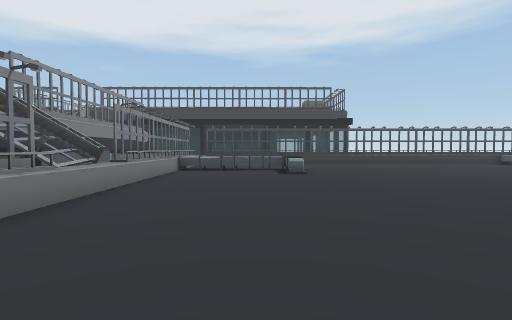
View 1 (above)

17 first-person views from a walk through a 3-D level made in the Unity game engine. The camera is 1.2 m above the floor, tilts 2° down and sees 80° across. The floor is counted in squares, 2 m on a side. Each view is taken from the middle of a square. On the plan, view 1 faces up. The plan holds only what a view shows up to about 9 squares ahead; the rest is blank. The place goes on beyond the plan. The player is left out.

View 2
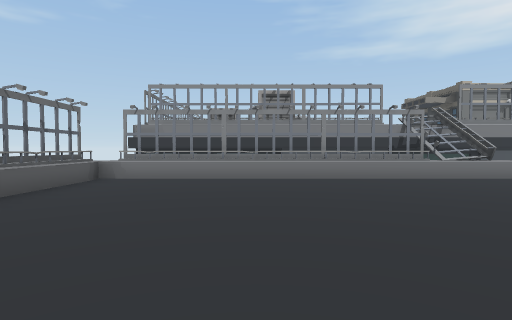

View 3
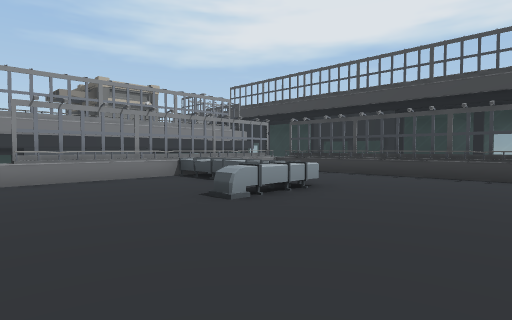

View 4
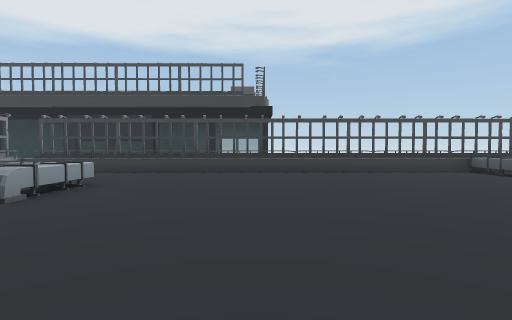

View 5
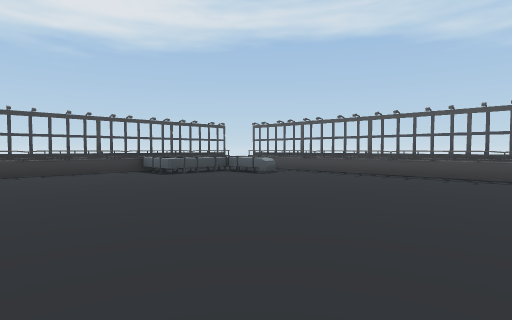

View 6
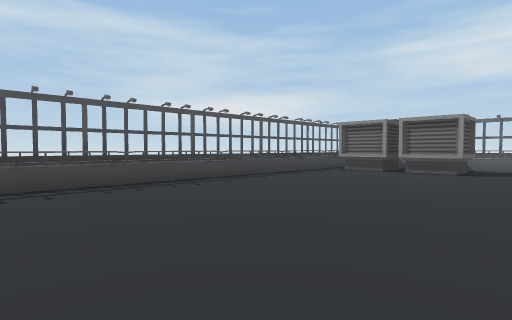

View 7
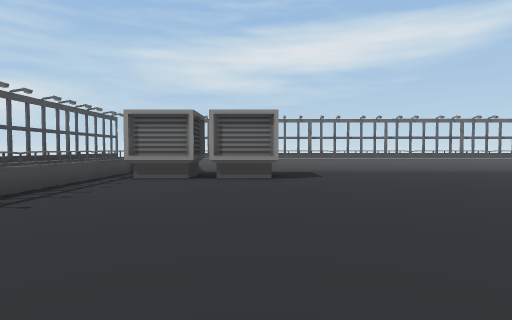

View 8
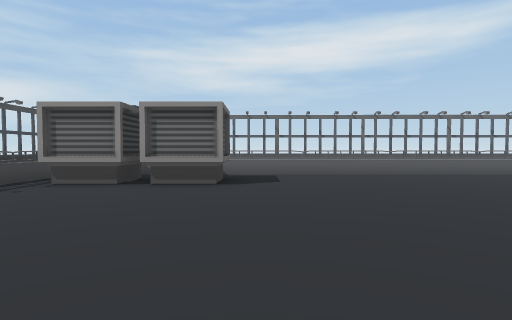

View 9
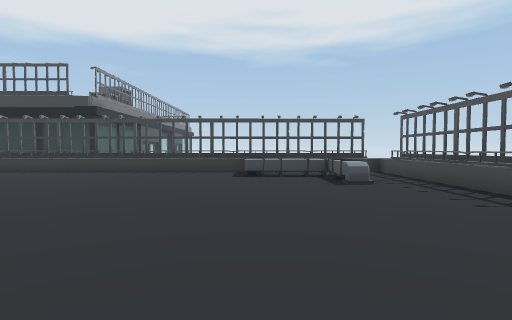

View 10
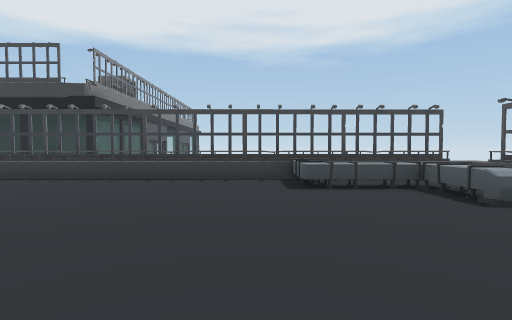

View 11
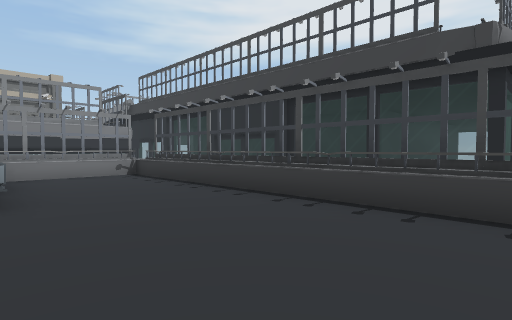

View 12
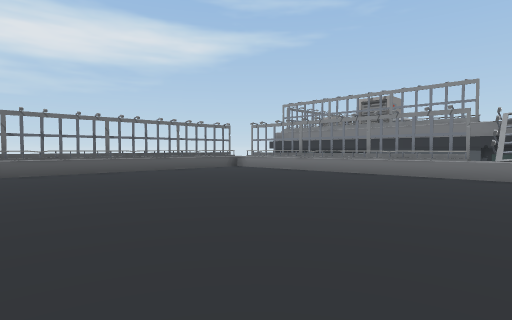

View 13
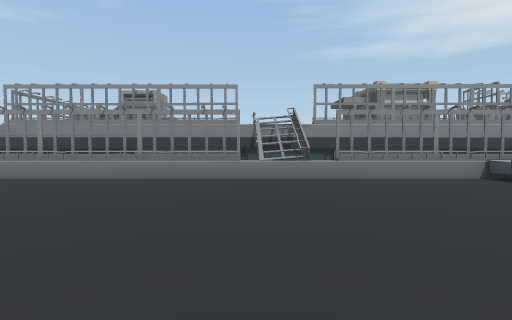

View 14
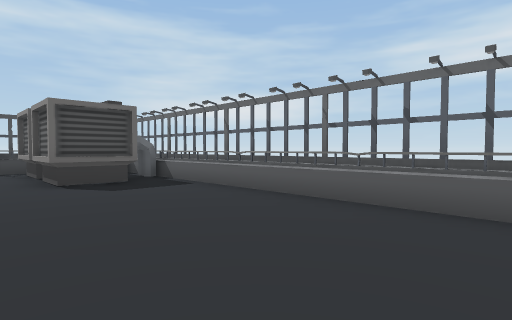

View 15
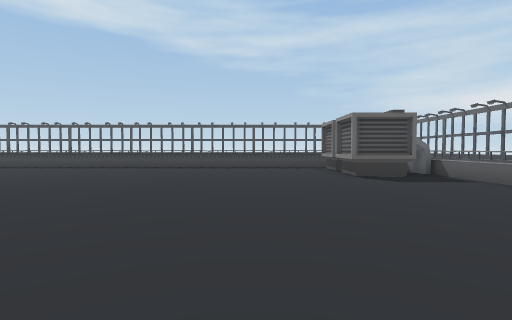

View 16
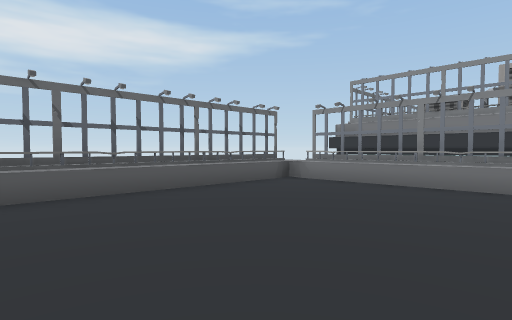

View 17
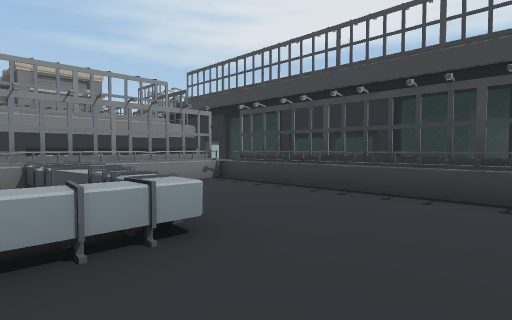

### Floor plan
Key: @ floor where view 1 was taken; # wall or solid block; x gap in a wall; . floor; = window, fence, low wall or low ledge; ^ raised ledge; E vent; O other object.
Columns run from 5 left of view 1 to 14 right of it. Each row starts with its distance up from view 1.
 14   ####
 13  #=OOOOOOOOO###O###=
 12  ##OO..........O...O
 11  ##............EEE.O
 10  ##..............E.#
  9  ##EEEE............#
  8  ##...E............#
  7  ##................#
  6  ##................#
  5  #O................#
  4  #O................#
  3  #O................#
  2  #O................#
  1  ##................#
  0  ##..@.............#
 -1 ###................#
 -2 ##O............#x#.#
 -3 ##O............^^x.#
 -4    #########OOOO#OO

Positions as (right, up) in squares from view 1, and headings:
1: (0, 0), facing up
2: (4, 0), facing left
3: (4, 5), facing up-left
4: (4, 4), facing up
5: (6, 4), facing up-right
6: (8, 7), facing down-right
7: (10, 5), facing down
8: (9, 4), facing down
9: (10, 4), facing up
10: (9, 6), facing up
11: (5, 9), facing up-left
12: (5, 5), facing down-left
13: (4, 4), facing left
14: (4, 0), facing down-right
15: (3, 1), facing right
16: (3, 1), facing down-left
17: (3, 8), facing up-left
